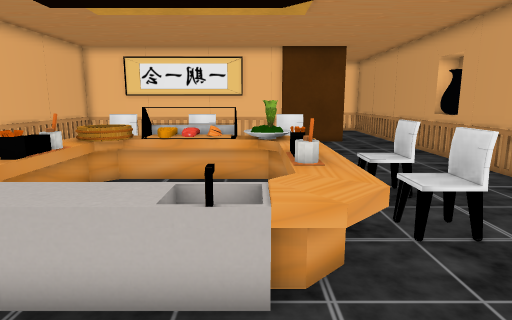
View 1 (above)

16 first-person views from a walk through a Unity game level. The camera is 1.3 m above the floor, tilts 10° down and sees 75° across. The floor is counted in squares, 0.5 m on a side. Each view is taken from the middle of a square. On the plan, view 1 faces up. The plan holds only what a view shows up to about 20 squares ahead; the rest is blank. Some animated figures are left out. Some surface patterns are stand-ins.

View 2
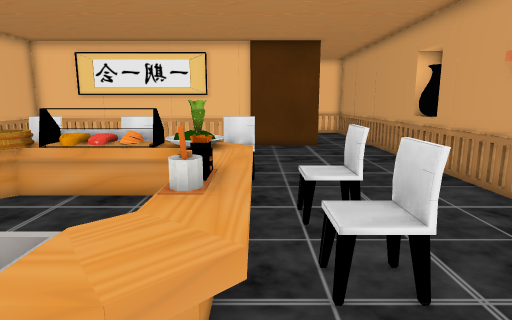

View 3
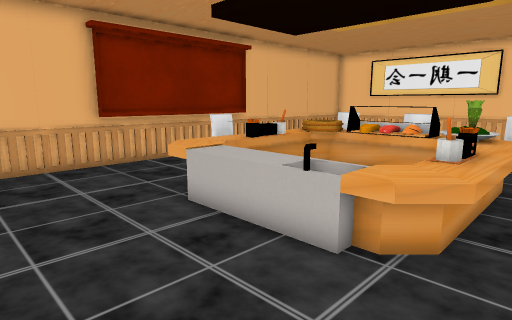

View 4
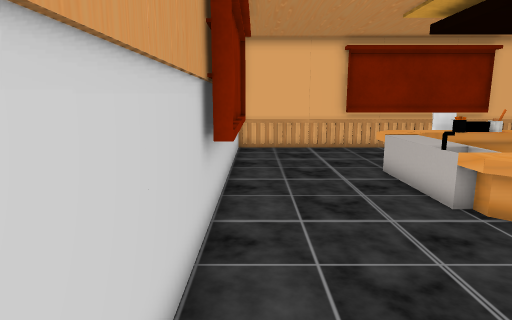

View 5
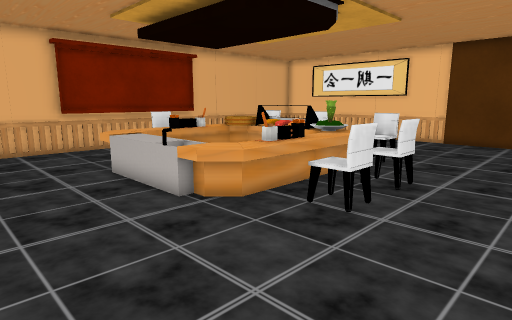

View 6
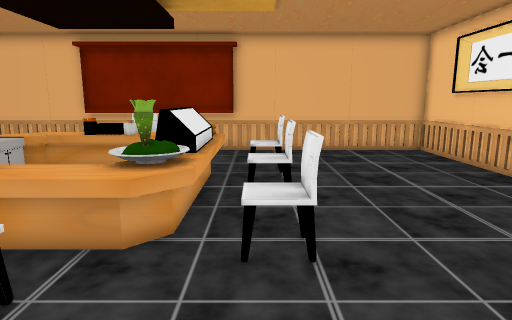

View 7
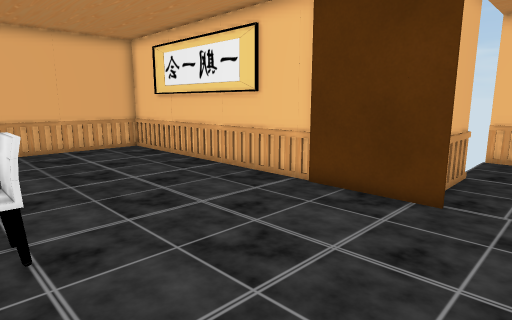

View 8
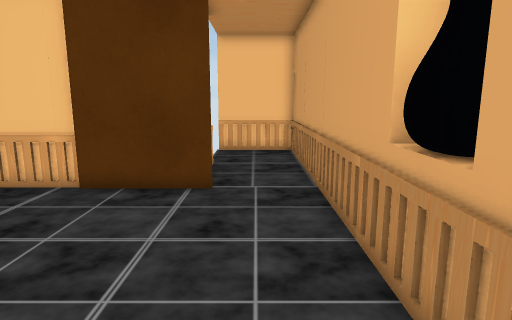

View 9
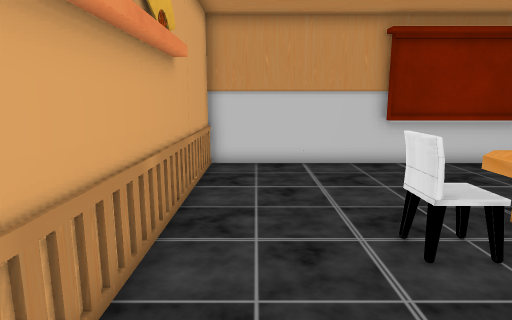

View 10
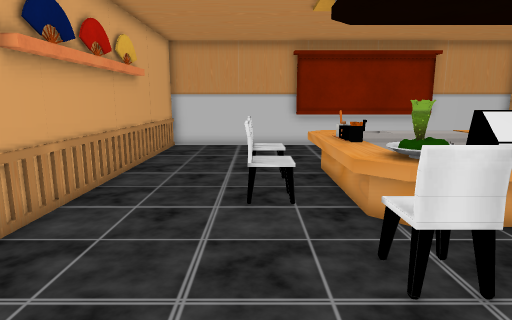

View 11
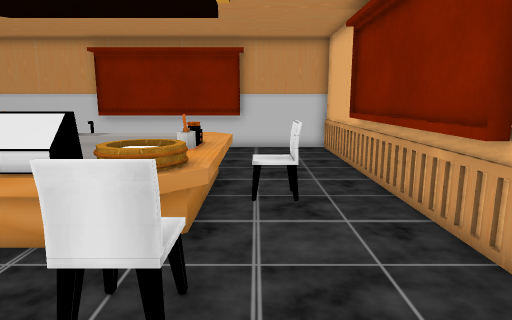

View 12
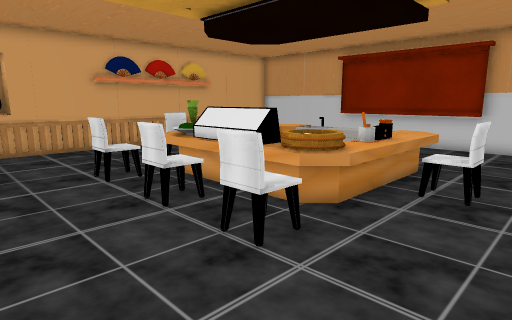

View 13
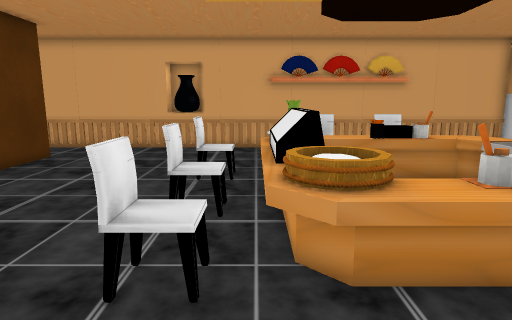

View 14
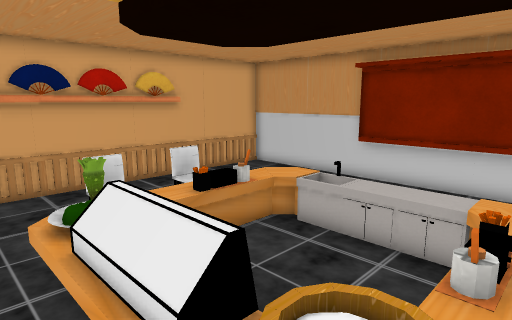

View 15
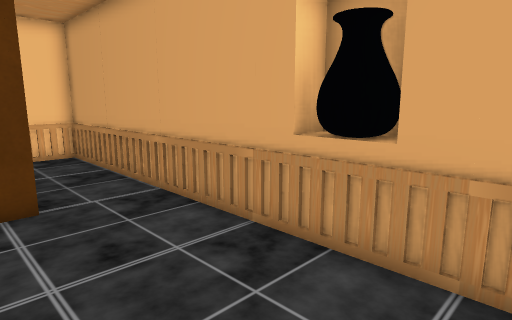

View 16
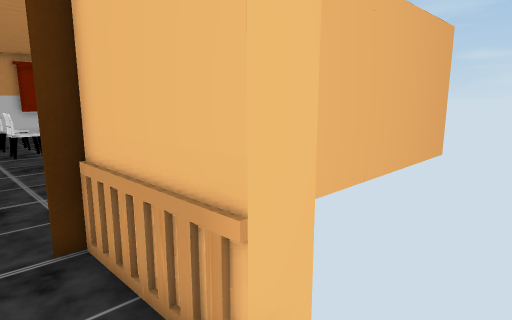

### Floor plan
Key: @ floor where view 1 was taken; # wall or solid block; . floor; / step, stairs or slope; = window, fence, low wall or low ledge; C chair; O other object.
Columns run from 11 left of view 1 to 10 right of it. Each row starts with its distance up from view 1.
 30                 #####
 29                  ...#
 28                  ...#
 27                  ...#
 26                 #...#
 25                 #...#
 24                 #...#
 23    #########    #...#
 22 #################...#
 21 #...................#
 20 #...................#
 19 #...................#
 18 #...................#
 17 #...................##
 16 #...................##
 15 #...................##
 14 #....//..C..OC......#
 13 #....//..O..O.......#
 12 #.....OOOOOOO.......#
 11 #....OOOOOOOOO......#
 10 #....OOO...OOO......#
  9 #....OO.....OO.C....#
  8 #..COOO.....OO......#
  7 #....OO.....OO.O....#
  6 #....OO.....OO.C....#
  5 #....OOOOOOOOO......#
  4 #....OOOOOOOO.......#
  3 #...................#
  2 #...................#
  1 #...................#
  0 #..........@........#
 -1 #....========.......#
 -2 #####################

Positions as (right, up) in squares from view 1, and headings:
1: (0, 0), facing up
2: (2, 2), facing up
3: (3, -1), facing up-left
4: (8, -1), facing left
5: (8, -1), facing up-left
6: (7, 13), facing left
7: (8, 13), facing up-left
8: (7, 12), facing up
9: (7, 12), facing down
10: (4, 18), facing down
11: (-7, 17), facing down
12: (-10, 18), facing down-right
13: (-10, 12), facing right
14: (-6, 13), facing down-right
15: (4, 13), facing up-right
16: (7, 28), facing down-left
